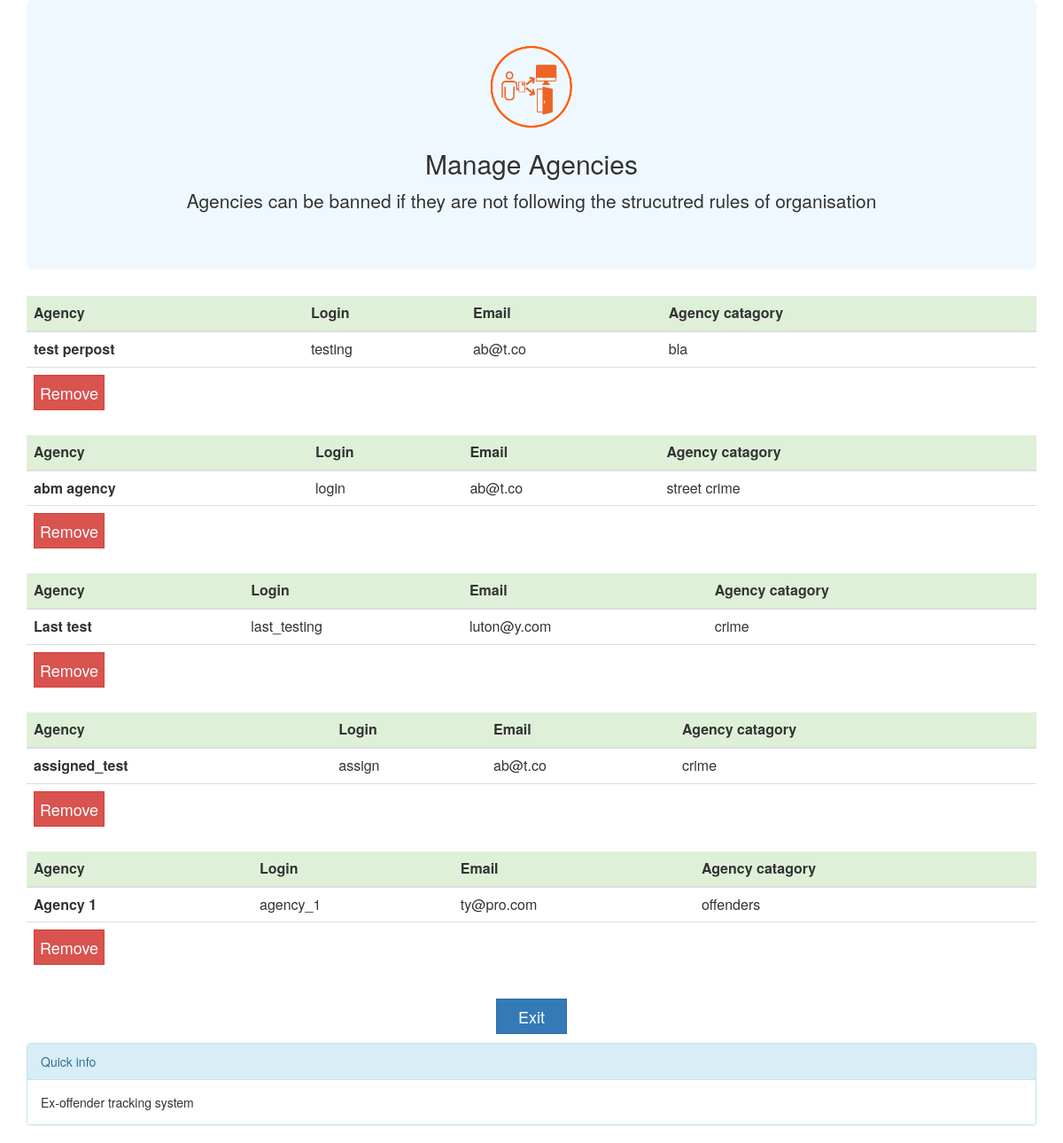
Screenshot of /cols/TyProject/manage_agency.php with the database file from the repository.
### tables this page shows
CREATE TABLE `agency` (
  `agency_id` int(8) NOT NULL,
  `agency_login` varchar(32) NOT NULL,
  `agency_password` varchar(32) NOT NULL,
  `agency_name` varchar(255) NOT NULL,
  `agency_type` varchar(255) NOT NULL,
  `agency_address` varchar(255) NOT NULL,
  `agency_email` varchar(255) NOT NULL,
  `agency_contact_person` varchar(255) NOT NULL,
  `agency_phone_number` int(16) NOT NULL,
  `agency_agreement` varchar(255) NOT NULL,
  `agency_registerd_date` datetime NOT NULL
);

### cols/TyProject/manage_agency.php (the view, shortened to what this page needs)
<html>
<head>
  <link rel="stylesheet" href="http://maxcdn.bootstrapcdn.com/bootstrap/3.3.6/css/bootstrap.min.css">
    </head>
    <body>
    <div id="request_background" class="container">
        <div class="jumbotron">
       <center><img src="agency-bg.png" class="img-rounded" alt="Cinque Terre" width="100" height="100">
           <h2>Manage Agencies</h2>
    <p>Agencies can be banned if they are not following the strucutred rules of organisation</p>
    </center>
  </div>
  <?php
$query1 = mysql_query("select * from agency");
while ($row1 = mysql_fetch_array($query1)) {
?>
<table class="table">
 <thead class="danger">
   <tr class="success">
      <th>Agency</th>
      <th>Login</th>
      <th>Email</th>
      <th>Agency catagory</th>
    </tr>
  </thead>
  <tbody>
    <tr>
      <th scope="row"><?php echo $row1['agency_name'];?></th>
      <td ><?php echo $row1['agency_login'];?></td>
      <td><?php echo $row1['agency_email'];?></td>
      <td><?php echo $row1['agency_type'];?> </td>
        </tr>
        <form method="get" action="manage_agency">
            <tr><td><?php echo "<b><a href=\"manage_agency.php?del={$row1['agency_id']}\"><input type=\"button\" value=\"Remove\"/ class=\"btn btn-danger btn-lg\" id=\"del\" /></td> "; ?>
       <td>  </td><td> </td><td> </td>
        </form>
        </tbody>
         </table>
   <?php } ?>
    <center>
    <a href="admin.php"><input type="button" value="Exit " class="btn btn-primary btn-lg exit"></a>
    </center>
<div class="panel panel-info">
      <div class="panel-heading">Quick info</div>
      <div class="panel-body">Ex-offender tracking system</div>
    </div>
</div>
</body>
</html>

### cols/TyProject/manage_agency.php (style rules this page uses)
.jumbotron { background-color: aliceblue; }
.exit { margin: 10px; width: 80px; height: 40px; border: fix; padding: 0px; border-radius: 0px; }
.btn { width: 80px; height: 40px; border: fix; padding: 0px; border-radius: 0px; }

### rows the page displays
agency: agency_name "test perpost", agency_login "testing", agency_email "ab@t.co", agency_type "bla"
agency: agency_name "abm agency", agency_login "login", agency_email "ab@t.co", agency_type "street crime"
agency: agency_name "Last test", agency_login "last_testing", agency_email "luton@y.com", agency_type "crime"
agency: agency_name "assigned_test", agency_login "assign", agency_email "ab@t.co", agency_type "crime"
agency: agency_name "Agency 1", agency_login "agency_1", agency_email "ty@pro.com", agency_type "offenders"
